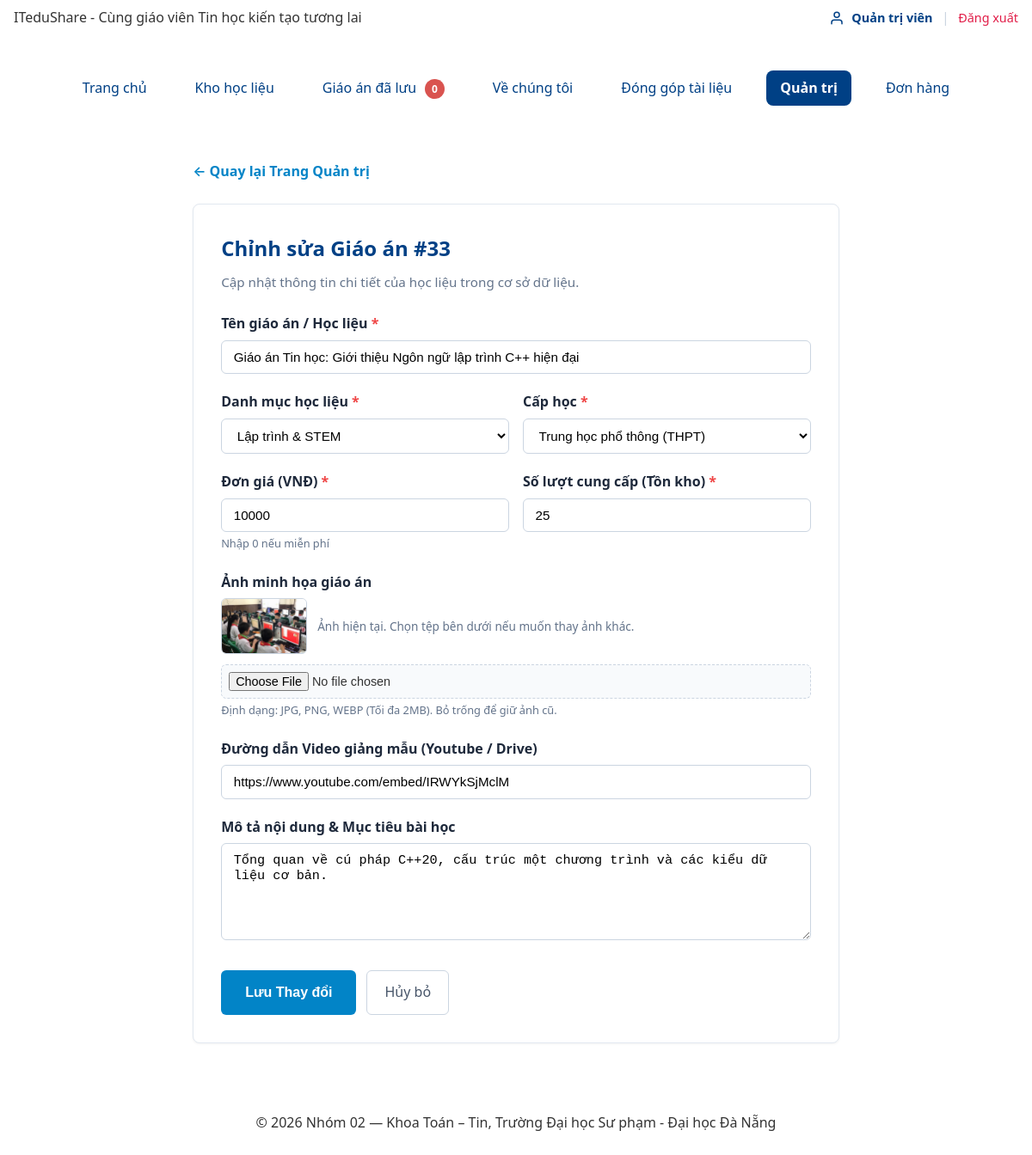
Page /sua-giao-an.php?id=33 (signed in) on the committed database.
### tables this page shows
CREATE TABLE giao_an (
  id          INT UNSIGNED AUTO_INCREMENT PRIMARY KEY,
  danh_muc_id INT UNSIGNED NOT NULL,
  ten         VARCHAR(200) NOT NULL,
  gia         INT UNSIGNED NOT NULL DEFAULT 0 CHECK (gia >= 0),
  ton_kho     INT UNSIGNED NOT NULL DEFAULT 10 CHECK (ton_kho >= 0),
  hinh_anh    VARCHAR(255) NULL,
  mo_ta       TEXT NULL,
  cap_hoc     VARCHAR(50) NOT NULL DEFAULT 'THCS',
  video_url   VARCHAR(255) NULL,
  luot_tai    INT UNSIGNED NOT NULL DEFAULT 0,
  ngay_tao    DATETIME NOT NULL DEFAULT CURRENT_TIMESTAMP,
  FOREIGN KEY (danh_muc_id) REFERENCES danh_muc(id),
  INDEX idx_giao_an_dm_gia (danh_muc_id, gia),
  INDEX idx_giao_an_ten (ten)
);

CREATE TABLE danh_muc (
  id        INT UNSIGNED AUTO_INCREMENT PRIMARY KEY,
  ten       VARCHAR(100) NOT NULL,
  slug      VARCHAR(100) NOT NULL UNIQUE
);

### inc/db.php (called while the page is built, shortened)
<?php
function db(): PDO {
    static $pdo = null;
    if ($pdo === null) {
        $host    = 'localhost';
        $port    = '3306';
        $dbname  = 'ltweb_nhom02';
        $charset = 'utf8mb4';
        $user    = 'root';
        $pass    = '';
        $dsn = "mysql:host={$host};port={$port};dbname={$dbname};charset={$charset}";
        $options = [
            PDO::ATTR_ERRMODE            => PDO::ERRMODE_EXCEPTION,
            PDO::ATTR_DEFAULT_FETCH_MODE => PDO::FETCH_ASSOC,
            PDO::ATTR_EMULATE_PREPARES   => false,
        ];
        $pdo = new PDO($dsn, $user, $pass, $options);
    }
    return $pdo;
}

### inc/ham.php (called while the page is built, shortened)
<?php
function e(mixed $str): string {
    return htmlspecialchars((string)$str, ENT_QUOTES | ENT_SUBSTITUTE, 'UTF-8');
}
function anhGiaoAn(?string $hinhAnh, string $goc = ''): string {
    $duongDan = trim((string)$hinhAnh);
    $duongDan = ltrim($duongDan, '/\\');
    if (str_starts_with($duongDan, 'images/') || str_starts_with($duongDan, 'uploads/')) {
        return $goc . $duongDan;
    }
    return $goc . 'uploads/' . $duongDan;
}

### sua-giao-an.php (the view, shortened to what this page needs)
<?php
$id = filter_var($_GET['id'] ?? '', FILTER_VALIDATE_INT);
$st = db()->prepare('SELECT * FROM giao_an WHERE id = ?');
$st->execute([$id]);
$cu = $st->fetch();
$dsDanhMuc = db()->query('SELECT id, ten FROM danh_muc ORDER BY ten')->fetchAll();
$loi = [];
$f = $_SERVER['REQUEST_METHOD'] === 'POST' ? array_merge($cu, $_POST) : $cu;
require __DIR__ . '/inc/header.php';
?>
<main class="trang__chinh" style="max-width: 800px; margin: 0 auto; padding: 1.5rem 1rem;">
    <div style="margin-bottom: 1.5rem;">
        <a href="quan-tri.php" style="color: #0284c7; text-decoration: none; font-weight: 600; display: inline-flex; align-items: center; gap: 0.35rem;">
            ← Quay lại Trang Quản trị
        </a>
    </div>
    <section style="background: #ffffff; border: 1px solid #e2e8f0; border-radius: 8px; padding: 2rem; box-shadow: 0 1px 3px rgba(0,0,0,0.05);">
        <h1 style="margin: 0 0 0.5rem; font-size: 1.5rem; color: var(--mau-chinh, #004085);">
            Chỉnh sửa Giáo án #<?= (int)$id ?>
        </h1>
        <p style="margin: 0 0 1.5rem; color: #64748b; font-size: 0.95rem;">Cập nhật thông tin chi tiết của học liệu trong cơ sở dữ liệu.</p>
        <form method="POST" action="sua-giao-an.php?id=<?= (int)$id ?>" enctype="multipart/form-data" novalidate style="display: flex; flex-direction: column; gap: 1.25rem;">
            <div>
                <label for="ten" style="display: block; font-weight: 600; margin-bottom: 0.35rem; color: #1e293b;">
                    Tên giáo án / Học liệu <span style="color: #ef4444;">*</span>
                </label>
                <input type="text" id="ten" name="ten" value="<?= e($f['ten'] ?? '') ?>" required
                       style="width: 100%; padding: 0.65rem 0.85rem; border: 1px solid <?= isset($loi['ten']) ? '#ef4444' : '#cbd5e1' ?>; border-radius: 6px; font-size: 0.95rem; box-sizing: border-box;">
            </div>
            <div style="display: grid; grid-template-columns: repeat(auto-fit, minmax(240px, 1fr)); gap: 1rem;">
                <div>
                    <label for="danh_muc_id" style="display: block; font-weight: 600; margin-bottom: 0.35rem; color: #1e293b;">
                        Danh mục học liệu <span style="color: #ef4444;">*</span>
                    </label>
                    <select id="danh_muc_id" name="danh_muc_id" required
                            style="width: 100%; padding: 0.65rem 0.85rem; border: 1px solid <?= isset($loi['danh_muc_id']) ? '#ef4444' : '#cbd5e1' ?>; border-radius: 6px; font-size: 0.95rem; box-sizing: border-box; background: #fff;">
                        <?php foreach ($dsDanhMuc as $dm): ?>
                            <option value="<?= (int)$dm['id'] ?>" <?= (string)($f['danh_muc_id'] ?? '') === (string)$dm['id'] ? 'selected' : '' ?>>
                                <?= e($dm['ten']) ?>
                            </option>
                        <?php endforeach; ?>
                    </select>
                </div>
                <div>
                    <label for="cap_hoc" style="display: block; font-weight: 600; margin-bottom: 0.35rem; color: #1e293b;">
                        Cấp học <span style="color: #ef4444;">*</span>
                    </label>
                    <select id="cap_hoc" name="cap_hoc" required
                            style="width: 100%; padding: 0.65rem 0.85rem; border: 1px solid <?= isset($loi['cap_hoc']) ? '#ef4444' : '#cbd5e1' ?>; border-radius: 6px; font-size: 0.95rem; box-sizing: border-box; background: #fff;">
                        <option value="THPT" <?= ($f['cap_hoc'] ?? '') === 'THPT' ? 'selected' : '' ?>>Trung học phổ thông (THPT)</option>
                    </select>
                </div>
            </div>
            <div style="display: grid; grid-template-columns: repeat(auto-fit, minmax(240px, 1fr)); gap: 1rem;">
                <div>
                    <label for="gia" style="display: block; font-weight: 600; margin-bottom: 0.35rem; color: #1e293b;">
                        Đơn giá (VNĐ) <span style="color: #ef4444;">*</span>
                    </label>
                    <input type="number" id="gia" name="gia" value="<?= e($f['gia'] ?? 0) ?>" min="0" step="1000" required
                           style="width: 100%; padding: 0.65rem 0.85rem; border: 1px solid <?= isset($loi['gia']) ? '#ef4444' : '#cbd5e1' ?>; border-radius: 6px; font-size: 0.95rem; box-sizing: border-box;">
                    <small style="color: #64748b; font-size: 0.8rem;">Nhập 0 nếu miễn phí</small>
                </div>
                <div>
                    <label for="ton_kho" style="display: block; font-weight: 600; margin-bottom: 0.35rem; color: #1e293b;">
                        Số lượt cung cấp (Tồn kho) <span style="color: #ef4444;">*</span>
                    </label>
                    <input type="number" id="ton_kho" name="ton_kho" value="<?= e($f['ton_kho'] ?? 0) ?>" min="0" max="9999" required
                           style="width: 100%; padding: 0.65rem 0.85rem; border: 1px solid <?= isset($loi['ton_kho']) ? '#ef4444' : '#cbd5e1' ?>; border-radius: 6px; font-size: 0.95rem; box-sizing: border-box;">
                </div>
            </div>
            <div>
                <label for="hinh_anh" style="display: block; font-weight: 600; margin-bottom: 0.35rem; color: #1e293b;">
                    Ảnh minh họa giáo án
                </label>
                <?php if (!empty($cu['hinh_anh'])): ?>
                    <div style="margin-bottom: 0.75rem; display: flex; align-items: center; gap: 0.75rem;">
                        <img src="<?= e(anhGiaoAn($cu['hinh_anh'])) ?>" alt="Ảnh hiện tại"
                             style="width: 100px; height: 65px; object-fit: cover; border-radius: 6px; border: 1px solid #cbd5e1;">
                        <span style="color: #64748b; font-size: 0.85rem;">Ảnh hiện tại. Chọn tệp bên dưới nếu muốn thay ảnh khác.</span>
                    </div>
                <?php endif; ?>
                <input type="file" id="hinh_anh" name="hinh_anh" accept="image/jpeg,image/png,image/webp"
                       style="width: 100%; padding: 0.5rem; border: 1px dashed <?= isset($loi['hinh_anh']) ? '#ef4444' : '#cbd5e1' ?>; border-radius: 6px; font-size: 0.9rem; box-sizing: border-box; background: #f8fafc;">
                <small style="color: #64748b; font-size: 0.8rem;">Định dạng: JPG, PNG, WEBP (Tối đa 2MB). Bỏ trống để giữ ảnh cũ.</small>
            </div>
            <div>
                <label for="video_url" style="display: block; font-weight: 600; margin-bottom: 0.35rem; color: #1e293b;">
                    Đường dẫn Video giảng mẫu (Youtube / Drive)
                </label>
                <input type="url" id="video_url" name="video_url" value="<?= e($f['video_url'] ?? '') ?>"
                       placeholder="https://www.youtube.com/watch?v=..."
                       style="width: 100%; padding: 0.65rem 0.85rem; border: 1px solid #cbd5e1; border-radius: 6px; font-size: 0.95rem; box-sizing: border-box;">
            </div>
            <div>
                <label for="mo_ta" style="display: block; font-weight: 600; margin-bottom: 0.35rem; color: #1e293b;">
                    Mô tả nội dung &amp; Mục tiêu bài học
                </label>
                <textarea id="mo_ta" name="mo_ta" rows="5"
                          style="width: 100%; padding: 0.65rem 0.85rem; border: 1px solid <?= isset($loi['mo_ta']) ? '#ef4444' : '#cbd5e1' ?>; border-radius: 6px; font-size: 0.95rem; box-sizing: border-box; resize: vertical;"><?= e($f['mo_ta'] ?? '') ?></textarea>
            </div>
            <div style="display: flex; gap: 0.75rem; margin-top: 0.5rem;">
                <button type="submit"
                        style="cursor: pointer; background: #0284c7; color: #fff; padding: 0.75rem 1.75rem; border: none; border-radius: 6px; font-weight: 600; font-size: 1rem;">
                    Lưu Thay đổi
                </button>
                <a href="quan-tri.php"
                   style="display: inline-flex; align-items: center; padding: 0.75rem 1.25rem; border: 1px solid #cbd5e1; background: #fff; color: #475569; border-radius: 6px; text-decoration: none; font-weight: 500;">
                    Hủy bỏ
                </a>
            </div>
        </form>
    </section>
</main>
<?php require __DIR__ . '/inc/footer.php'; ?>
</body>
</html>

### css/01-bien.css (style rules this page uses)
:root { --mau-chinh: #004085; --mau-nhan: #d9534f; --chu: #333333; --nen: #ffffff; --nen-phu: #f8f9fa; --vien: #dee2e6; --mau-focus: #0056b3; --mau-hover: #002752; --mau-active: #001a36; --font-chinh: system-ui, -apple-system, "Segoe UI", Roboto, "Helvetica Neue", Arial, sans-serif; --co-chu-thuong: 16px; --co-chu-tieu-de: 24px; --bo-goc: 8px; --khoang-cach: 16px; --khoang-cach-lon: 24px; --thoi-gian-chuyen: 0.25s; }

### css/02-chuan-hoa.css (style rules this page uses)
*, *::before, *::after { box-sizing: border-box; }
body { margin: 0; font-family: var(--font-chinh); font-size: var(--co-chu-thuong); color: var(--chu); background-color: var(--nen); line-height: 1.6; max-width: 100vw; overflow-x: hidden; }
img, input, button, select, textarea { max-width: 100%; }
img { max-width: 100%; height: auto; display: block; }

### css/03-bo-cuc.css (style rules this page uses)
.trang { display: grid; gap: var(--khoang-cach-lon); grid-template-areas: "dau" "dieu-huong" "chinh" "chan"; grid-template-columns: 1fr; min-height: 100vh; }
.trang__chinh { grid-area: chinh; }
.trang__dau, .trang__dieu-huong, .trang__chinh, .trang__chan { padding: var(--khoang-cach); max-width: 100%; min-width: 0; }
@media (min-width: 768px) { .trang { grid-template-areas: "dau dau" "dieu-huong dieu-huong" "chinh chinh" "chan chan"; grid-template-columns: 250px 1fr; max-width: 1200px; margin: 0 auto; } }

### css/04-thanh-phan.css (style rules this page uses)
a { color: var(--mau-chinh); text-decoration: none; transition: color var(--thoi-gian-chuyen), background-color var(--thoi-gian-chuyen); }

### rows in the picture
giao_an: ten "Giáo án Tin học: Giới thiệu Ngôn ngữ lập trình C++ hiện đại", danh_muc_id "Lập trình & STEM", cap_hoc "Trung học phổ thông (THPT)", gia "10000", ton_kho "25", hinh_anh (picture), video_url "https://www.youtube.com/embed/IRWYkSjMclM", mo_ta "Tổng quan về cú pháp C++20, cấu trúc một chương trình và các kiểu dữ liệu cơ bản."

### other values in the picture
$ten "Trang chủ"
$ten "Kho học liệu"
$ten "Giáo án đã lưu"
$ten "Về chúng tôi"
$ten "Đóng góp tài liệu"
$ten "Quản trị"
$ten "Đơn hàng"
$id "33"
